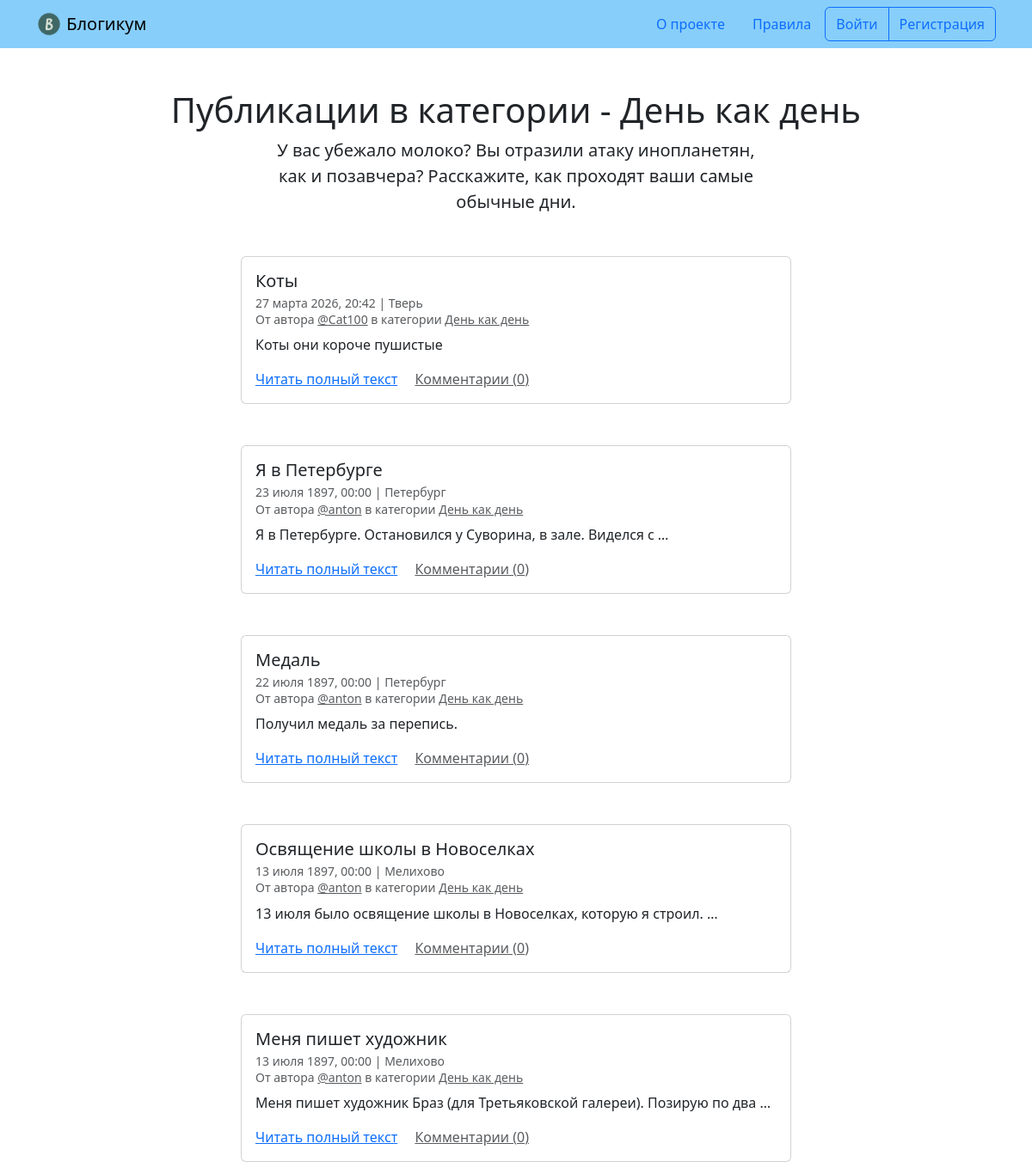
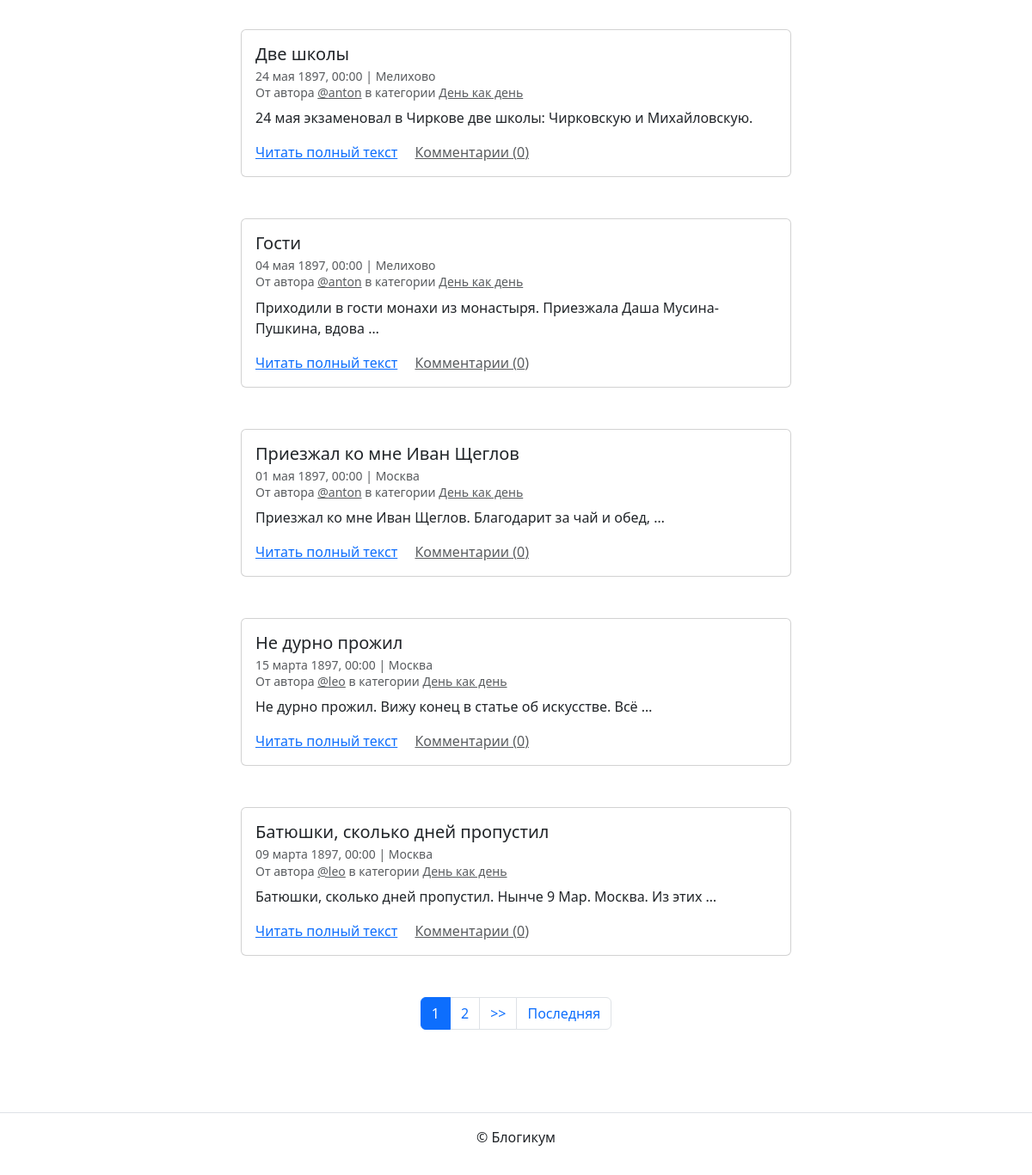
Screenshot of /category/routine/ with the database file from the repository (2 pictures, top to bottom).
### blog/models.py (models this page shows)
class Category(models.Model):
    title = models.CharField(max_length=256, verbose_name="Заголовок")
    description = models.TextField(verbose_name="Описание")
    slug = models.SlugField(
        unique=True,
        verbose_name="Идентификатор",
        help_text="Идентификатор страницы для URL; разрешены символы "
                  "латиницы, цифры, дефис и подчёркивание.",
    )
    is_published = models.BooleanField(
        default=True,
        verbose_name="Опубликовано",
        help_text="Снимите галочку, чтобы скрыть публикацию.",
    )
    created_at = models.DateTimeField(
        auto_now_add=True,
        verbose_name="Добавлено",
    )
    class Meta:
        verbose_name = "категория"
        verbose_name_plural = "Категории"

class Post(models.Model):
    title = models.CharField(max_length=256, verbose_name="Заголовок")
    text = models.TextField(verbose_name="Текст")
    pub_date = models.DateTimeField(
        verbose_name="Дата и время публикации",
        help_text="Если установить дату и время в"
                  " будущем — можно делать отложенные публикации.",
    )
    author = models.ForeignKey(
        User,
        on_delete=models.CASCADE,
        verbose_name="Автор публикации",
    )
    location = models.ForeignKey(
        Location,
        on_delete=models.SET_NULL,
        null=True,
        verbose_name="Местоположение",
    )
    category = models.ForeignKey(
        Category,
        on_delete=models.SET_NULL,
        null=True,
        verbose_name="Категория",
    )
    is_published = models.BooleanField(
        default=True,
        verbose_name="Опубликовано",
        help_text="Снимите галочку, чтобы скрыть публикацию.",
    )
    created_at = models.DateTimeField(
        auto_now_add=True,
        verbose_name="Добавлено",
    )
    image = models.ImageField(
        upload_to='posts/',
        blank=True,
        null=True,
        verbose_name='Изображение'
    )
    class Meta:
        verbose_name = "публикация"
        verbose_name_plural = "Публикации"

class Location(models.Model):
    name = models.CharField(
        max_length=256,
        verbose_name="Название места",
    )
    is_published = models.BooleanField(
        default=True,
        verbose_name="Опубликовано",
        help_text="Снимите галочку, чтобы скрыть публикацию.",
    )
    created_at = models.DateTimeField(
        auto_now_add=True,
        verbose_name="Добавлено",
    )
    class Meta:
        verbose_name = "местоположение"
        verbose_name_plural = "Местоположения"

### blog/views.py (the view)
# urls.py: path("category/<slug:category_slug>/", views.category_posts, name="category_posts"),
def category_posts(request, category_slug):
    today = date.today()
    category = get_object_or_404(
        Category,
        slug=category_slug,
        is_published=True,
    )
    posts = Post.objects.filter(
        category=category,
        is_published=True,
        pub_date__lte=today,
    ).select_related("category", "location", "author").order_by("-pub_date")
    paginator = Paginator(posts, 10)
    page_number = request.GET.get('page')
    page_obj = paginator.get_page(page_number)
    context = {
        "page_obj": page_obj,
        "category": category,
    }
    return render(request, "blog/category.html", context)

### templates/blog/category.html (shortened to what this page needs)
{% extends "base.html" %}
{% block content %}
  <h1 class="text-center">Публикации в категории - {{ category.title }}</h1>
  <p class="col-6 offset-3 mb-5 lead text-center">{{ category.description }}</p>
  {% for post in page_obj %}
    <article class="mb-5">
      {% include "includes/post_card.html" %}
    </article>
  {% endfor %}
  {% include "includes/paginator.html" %}
{% endblock %}

### templates/includes/post_card.html (shortened to what this page needs)
<div class="col d-flex justify-content-center">
  <div class="card" style="width: 40rem;">
    <div class="card-body">
      <h5 class="card-title">{{ post.title }}</h5>
      <h6 class="card-subtitle mb-2 text-muted">
        <small>
          {{ post.pub_date|date:"d E Y, H:i" }} | {% if post.location and post.location.is_published %}{{ post.location.name }}{% else %}Планета Земля{% endif %}<br>
          От автора <a class="text-muted" href="{% url 'blog:profile' post.author.username %}">@{{ post.author.username }}</a> в
          категории {% include "includes/category_link.html" %}
        </small>
      </h6>
      <p class="card-text">{{ post.text|truncatewords:10 }}</p>
      <a href="{% url 'blog:post_detail' post.id %}" class="card-link">Читать полный текст</a>
      <a href="{% url 'blog:post_detail' post.id %}" class="card-link text-muted">Комментарии ({{ post.comments.count }})</a>
  </div>
</div>

### templates/includes/category_link.html
<a class="text-muted" href="{% url 'blog:category_posts' post.category.slug %}">
  {{ post.category.title }}
</a>

### rows the page displays
Category: title "День как день", description "У вас убежало молоко? Вы отразили атаку инопланетян, как и позавчера? Расскажите, как проходят ваши самые обычные дни."
Post: title "Коты", pub_date "27 марта 2026, 20:42", location.name "Тверь", author.username "Cat100", category "День как день", text "Коты они короче пушистые", comments.count "0"
Post: title "Я в Петербурге", pub_date "23 июля 1897, 00:00", location.name "Петербург", author.username "anton", category "День как день", text "Я в Петербурге. Остановился у Суворина, в зале. Виделся с …", comments.count "0"
Post: title "Медаль", pub_date "22 июля 1897, 00:00", location.name "Петербург", author.username "anton", category "День как день", text "Получил медаль за перепись.", comments.count "0"
Post: title "Освящение школы в Новоселках", pub_date "13 июля 1897, 00:00", location.name "Мелихово", author.username "anton", category "День как день", text "13 июля было освящение школы в Новоселках, которую я строил. …", comments.count "0"
Post: title "Меня пишет художник", pub_date "13 июля 1897, 00:00", location.name "Мелихово", author.username "anton", category "День как день", text "Меня пишет художник Браз (для Третьяковской галереи). Позирую по два …", comments.count "0"
Post: title "Две школы", pub_date "24 мая 1897, 00:00", location.name "Мелихово", author.username "anton", category "День как день", text "24 мая экзаменовал в Чиркове две школы: Чирковскую и Михайловскую.", comments.count "0"
Post: title "Гости", pub_date "04 мая 1897, 00:00", location.name "Мелихово", author.username "anton", category "День как день", text "Приходили в гости монахи из монастыря. Приезжала Даша Мусина-Пушкина, вдова …", comments.count "0"
Post: title "Приезжал ко мне Иван Щеглов", pub_date "01 мая 1897, 00:00", location.name "Москва", author.username "anton", category "День как день", text "Приезжал ко мне Иван Щеглов. Благодарит за чай и обед, …", comments.count "0"
Post: title "Не дурно прожил", pub_date "15 марта 1897, 00:00", location.name "Москва", author.username "leo", category "День как день", text "Не дурно прожил. Вижу конец в статье об искусстве. Всё …", comments.count "0"
Post: title "Батюшки, сколько дней пропустил", pub_date "09 марта 1897, 00:00", location.name "Москва", author.username "leo", category "День как день", text "Батюшки, сколько дней пропустил. Нынче 9 Мар. Москва. Из этих …", comments.count "0"

### other values shown
{{ i }} "1"
{{ i }} "2"
